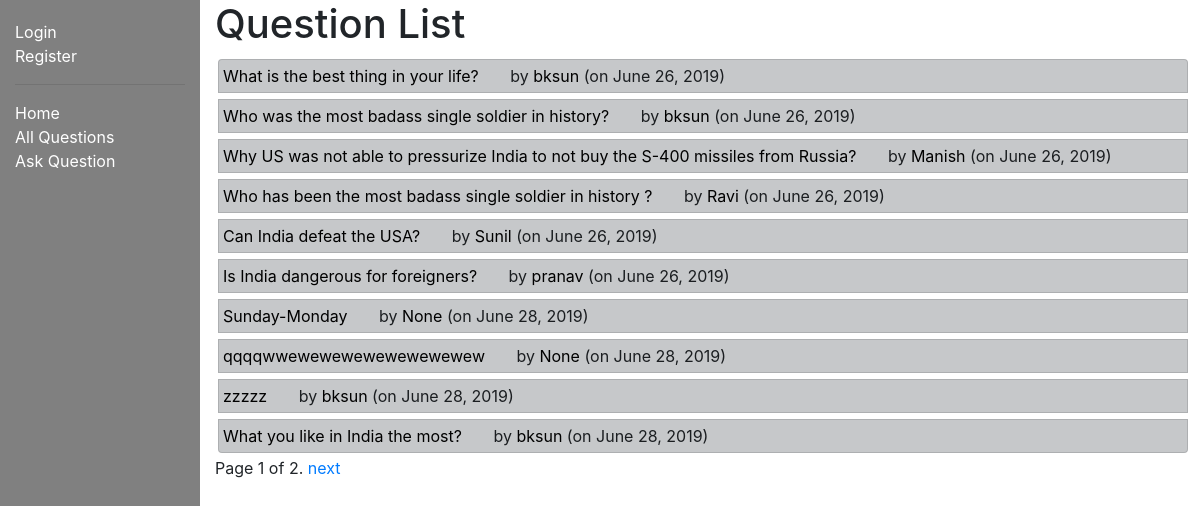
Page /myquora/questions/ on the earlier database version.
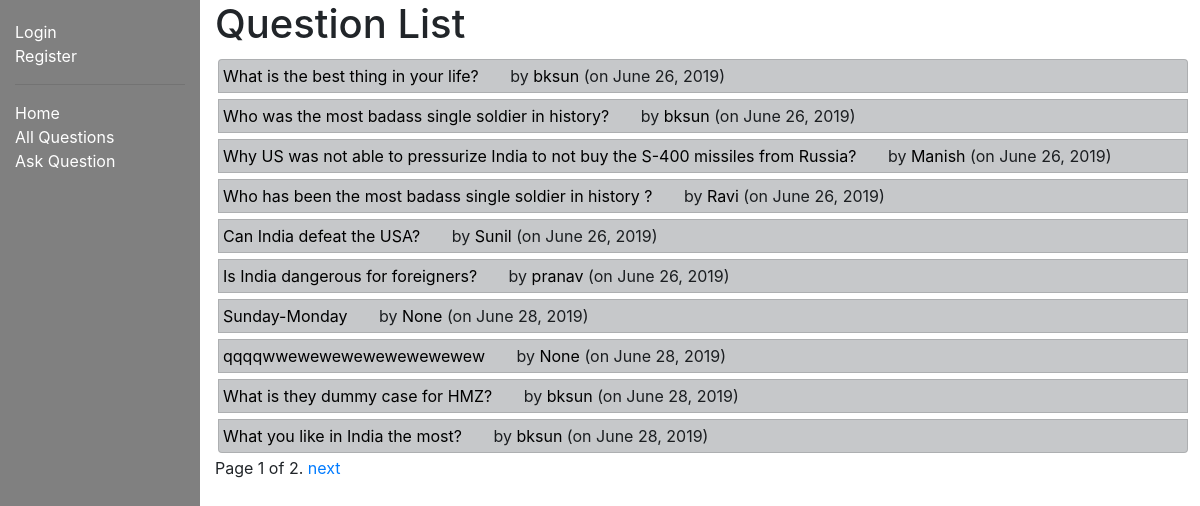
Same page on the later database version.
### myquora/models.py (models this page shows, shortened)
class Question(models.Model):
    author = models.ForeignKey(Author, on_delete=models.SET_NULL, null=True)
    question_text = models.TextField(max_length=1000, help_text='Enter your question in brief')
    date_created = models.DateField(null=True, default=timezone.now())
    date_updated = models.DateField(null=True, default=timezone.now())
    def get_absolute_url(self):
        return reverse('question-detail', args=[str(self.id)])

class Author(models.Model):
    user = models.ForeignKey(User, on_delete=models.CASCADE)
    email = models.EmailField(max_length=70, blank=True)
    date_created = models.DateField(null=True, default=timezone.now())
    credits = models.IntegerField(default=0)
    def get_absolute_url(self):
        return reverse('author-detail', args=[str(self.id)])
    def __str__(self):
        return f'{self.user.username}'

### myquora/views.py (the view)
# urls.py: path('questions/', views.QuestionListView.as_view(), name='questions'),
class QuestionListView(generic.ListView):
    model = Question
    paginate_by = 10

### myquora/templates/myquora/question_list.html (shortened to what this page needs)
{% extends "base_generic.html" %}
{% block content %}
  <h1>Question List</h1>
  {% if question_list %}
  <ul class="list-group">
    {% for question in question_list %}
      <li style="padding: 4px; margin: 3px; list-style: none; text-decoration: none;" class="list-group-item list-group-item-action list-group-item-dark">
        <a style="text-decoration: none; color: black" href="{{ question.get_absolute_url }}">{{ question.question_text }}</a>
        &nbsp; &nbsp; &nbsp;
        by
        <a style="text-decoration: none; color: black;" href="{{ question.author.get_absolute_url }}"> {{question.author}} </a>
        (on {{question.date_updated}})
      </li>
    {% endfor %}
  </ul>
  {% else %}
    <p>There are no questions in the library.</p>
  {% endif %}
{% endblock %}

Differences in the rows shown:
changed Question: question_text "zzzzz" → "What is they dummy case for HMZ?"
